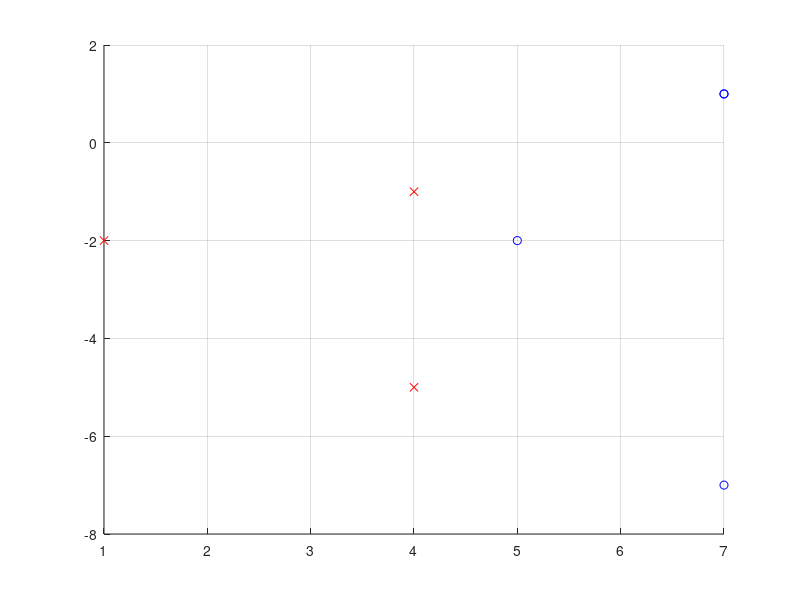

Write the MATLAB code that produced this figure.
function q2()
  X = [1 0; 0 1; 0 -1; -1 0; 0 2; 0 -2; -2 0];
  y = [-1 -1 -1 1 1 1 1]';
  for i = 1:size(X,1)
    Z(i, :) = fie(X(i, :));
  end
  i = find(y > 0);
  scatter(Z(i,:)(:,1), Z(i,:)(:,2), 'b', 'o');
  hold on;
  grid on;
  i = find(y < 0);
  scatter(Z(i,:)(:,1), Z(i,:)(:,2), 'r', 'x');
endfunction

function ans = fie(x)
  ans = [x(2)^2-2*x(1)+3 x(1)^2-2*x(2)-3];
endfunction
